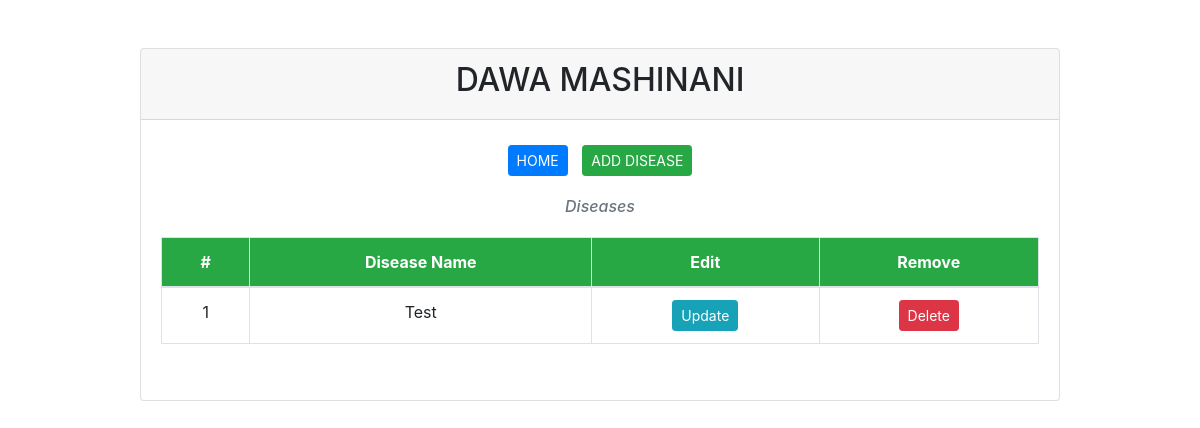
The page /searchDisease/ (signed in) on the database as committed earlier.
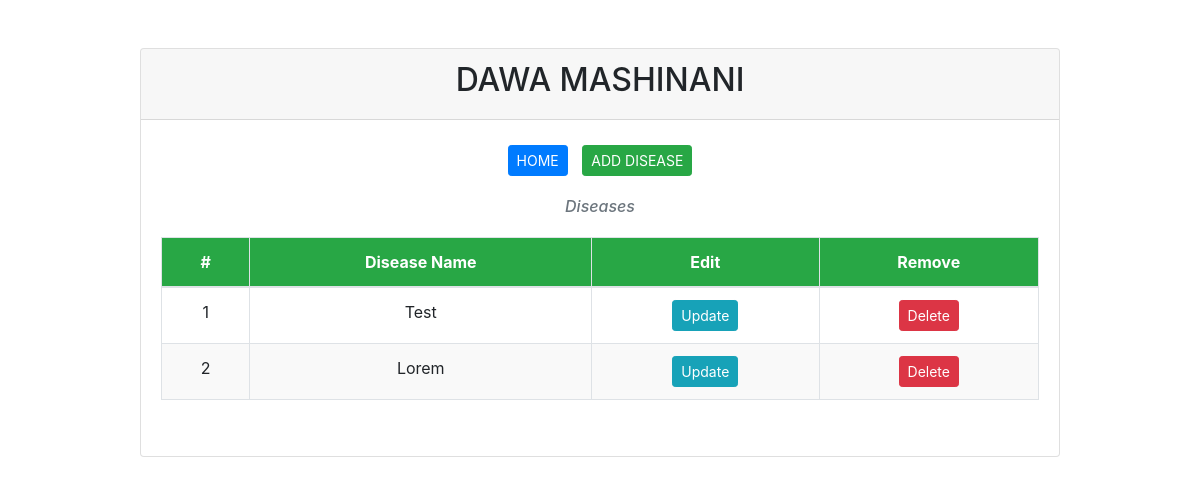
The same page on the database as committed later.
### diseases_app/models.py (models this page shows)
class diseases(models.Model):
    disease_name = models.CharField(max_length=200, unique=True)
    created_at = models.DateTimeField(auto_now_add=True)
    updated_at = models.DateTimeField(auto_now=True)
    class Meta:
        db_table = 'diseases'

### diseases_app/views.py (the view)
# urls.py: path('searchDisease/', views.retrieve_disease, name='retrieve_disease'),
@never_cache
@login_required
def retrieve_disease(request):
    disease=diseases.objects.all()
    return render(request, 'searchDisease.html', {'diseases': disease})

### diseases_app/templates/searchDisease.html (shortened to what this page needs)
<!DOCTYPE html>
<html lang="en">
<head>
    <link href="https://stackpath.bootstrapcdn.com/bootstrap/4.5.2/css/bootstrap.min.css" rel="stylesheet">
</head>
{% block content %}
<body>
    <div class="container mt-5">
        <div class="row justify-content-center">
            <div class="col-lg-10">
                <div class="card">
                    <div class="card-header text-center">
                        <h2>DAWA MASHINANI</h2>
                    </div>
                    <div class="card-body text-center">
                        <div class="mb-3">
                            <a href="{% url 'adminPage' %}" class="btn btn-primary btn-sm btn-custom">HOME</a>
                            <a href="{% url 'create_disease' %}" class="btn btn-success btn-sm btn-custom">ADD DISEASE</a>
                        </div>
                        <h6 class="text-muted font-italic">Diseases</h6>
                        <div class="table-responsive">
                            <table class="table table-bordered table-hover">
                                <thead>
                                    <tr>
                                        <th>#</th>
                                        <th>Disease Name</th>
                                        <th>Edit</th>
                                        <th>Remove</th>
                                    </tr>
                                </thead>
                                <tbody>
                                    {% for disease in diseases %}
                                    <tr>
                                        <td>{{disease.id}}</td>
                                        <td>{{disease.disease_name}}</td>
                                        <td><a href="/updateDisease/{{disease.pk}}" class="btn btn-info btn-sm">Update</a></td>
                                        <td><a href="/deleteDisease/{{disease.pk}}" class="btn btn-danger btn-sm">Delete</a></td>
                                    </tr>
                                    {% endfor %}
                                </tbody>
                            </table>
                        </div>
                    </div>
                </div>
            </div>
        </div>
    </div>
</body>
{% endblock %}
</html>

Rows that differ between the two databases and show on the page:
added diseases: id "2", disease_name "Lorem"
